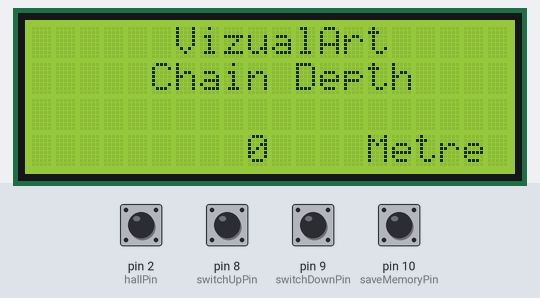
A sketch run on a simulated Arduino Uno, built with avr-gcc and run on an emulated ATmega328P. Parts: 20×4 character LCD. Inputs (shaded band) come from the test bench; at power-on: pin 2 (hallPin), pin 8 (switchUpPin), pin 9 (switchDownPin), pin 10 (saveMemoryPin) HIGH. EEPROM starts erased; what the sketch prints to the serial monitor is not drawn.

Above: at 7.2 s.
7.3 s: pin 8 (switchUpPin) pulled LOW for 0.35 s
9.4 s: pin 9 (switchDownPin) pulled LOW for 0.35 s
11.6 s: pin 2 (hallPin) pulled LOW for 0.35 s
At 12.2 s:
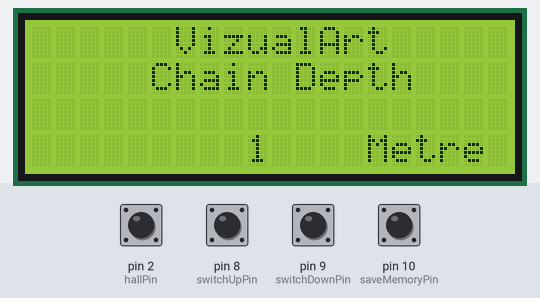
13.4 s: pin 10 (saveMemoryPin) pulled LOW for 0.35 s
15.6 s: pin 2 (hallPin) pulled LOW for 1 s
18.1 s: pin 10 (saveMemoryPin) pulled LOW for 1 s
At 18.6 s:
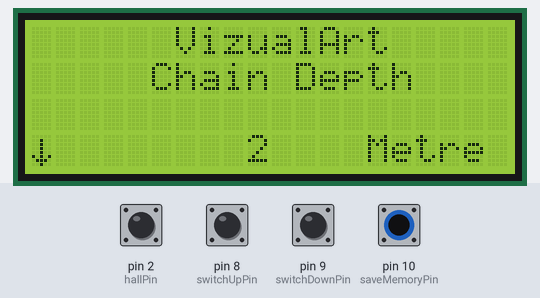
Timing chart, 0 to 21.1 s (numbered marks = the images above; inputs shaded):
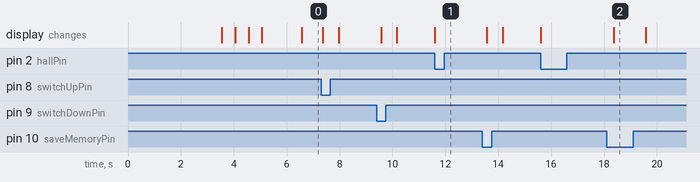

Measured:
- after the input at 11.6 s, the display: changes at once (image 1)
- after the input at 18.1 s, the display: changes after 0.27 s (image 2)

The sketch:

ChainDepthMeter.ino
```cpp
//Arduino Hall Effect Sensor Chain Depth Project
//by Vizualart.

#include <LiquidCrystal.h>
#include <EEPROM.h>
#include "DHT_Async.h"

#define DHT_SENSOR_TYPE DHT_TYPE_22

LiquidCrystal lcd(12,11,7,6,5,4);

const int hallPin = 2;                    // Timing input from Capstan
static const int DHT_SENSOR_PIN = 3;     // Temp/Humidity
const int switchUpPin = 8;
const int switchDownPin = 9;
const int saveMemoryPin = 10;

int eepromAddr = 0;
int metres = 0;                    // TO DO - conversion of revs to chain length

unsigned long timer = 0;
unsigned long interval = 500;

volatile int rev = 0;               //  revolutions of capstan

boolean switchStateDown = 0;        // current state of the down button
boolean lastSwitchStateDown = 0;    // previous state of the down button
boolean switchStateUp = 0;
boolean lastSwitchStateUp = 0;
boolean switchStateSave = 0;
boolean lastswitchStateSave = 0;

DHT_Async dht_sensor(DHT_SENSOR_PIN, DHT_SENSOR_TYPE);

const uint8_t clrArrow[] = {        //  clear Arrow from display
        0b00000,
        0b00000,
        0b00000,
        0b00000,
        0b00000,
        0b00000,
        0b00000,
        0b00000,
    };

const uint8_t upArrow[] = {         //  arrow up
        0b00100,
        0b01110,
        0b10101,
        0b00100,
        0b00100,
        0b00100,
        0b00100,
        0b00000,
    };

const uint8_t downArrow[] = {       //  arrow down
        0b00000,
        0b00100,
        0b00100,
        0b00100,
        0b00100,
        0b10101,
        0b01110,
        0b00100,
    };

void countChainDown() {
  rev++;
  Serial.print(rev);
  Serial.println("detect");
  lcd.setCursor(9,3);
  lcd.print(rev);
  delay(100);
}

void countChainUp() {
  if (rev>0){
    rev--;                          //stop count going below zero on chain up
  }
  Serial.print(rev);
  Serial.println("detect");
  lcd.setCursor(9,3);
  lcd.print(rev);
  delay(100);
}

void clearEeprom(){                                       // Clear EEPROM memory
  for (int i = 0 ; i < EEPROM.length() ; i++) {
    EEPROM.write(i, 0);
  }
}

void setup() {
  clearEeprom();
  rev = EEPROM.read(eepromAddr);

  lcd.createChar(1, downArrow);
  lcd.createChar(2, upArrow);
  lcd.createChar(3, clrArrow);

  lcd.begin(20,4);
  lcd.setCursor(0,0);
  lcd.print("Initialising.");
  delay(500);
  lcd.clear();
  lcd.print("Initialising..");
  delay(500);
  lcd.clear();
  lcd.print("Initialising...");
  delay(500);
  lcd.clear();
  lcd.setCursor(6,0);
  lcd.print("VizualArt");
  lcd.setCursor(0,1);
  lcd.print("     Chain Depth");
  lcd.setCursor(9,3);
  lcd.print(rev);
  lcd.setCursor(14,3);
  lcd.print("Metre");
  delay(1000);

  pinMode(hallPin, INPUT_PULLUP);
  pinMode(switchUpPin, INPUT_PULLUP);
  pinMode(switchDownPin, INPUT_PULLUP);
  pinMode(saveMemoryPin, INPUT_PULLUP);
  Serial.begin(115200);
  timer = millis();
}

void loop() {

    float temperature;
    float humidity;

   if (millis() - timer >= interval){
      timer = millis();

      switchStateDown = digitalRead(switchDownPin);         // read the pushbutton input pin:

      if (switchStateDown != lastSwitchStateDown)           // compare the buttonState to its previous state
      {
         if (switchStateDown == LOW)                        // if the state has changed, increment the counter
         {
            // if the current state is LOW then the button went from off to on:
            lcd.setCursor(0,3);
            lcd.print((char)0x01);
            Serial.println("down on");
            attachInterrupt(digitalPinToInterrupt(hallPin), countChainDown, FALLING);
         }
         else
         {
            // if the current state is HIGH then the button went from on to off:
            lcd.setCursor(0,3);
            lcd.print((char)0x03);
            Serial.println("down off");
         }

          lastSwitchStateDown = switchStateDown;       // save the current state as the last state, for next time through the loop
      }

      delay(200);

      switchStateUp = digitalRead(switchUpPin);

      if (switchStateUp != lastSwitchStateUp)
      {
         if (switchStateUp == LOW)
         {
            lcd.setCursor(0,3);
            lcd.print((char)0x02);
            Serial.println("up on");
            attachInterrupt(digitalPinToInterrupt(hallPin), countChainUp, FALLING);
         }
         else
         {
            lcd.setCursor(0,3);
            lcd.print((char)0x03);
            Serial.println("up off");
         }
          lastSwitchStateUp = switchStateUp;
      }

      delay(200);

      switchStateSave = digitalRead(saveMemoryPin);         // read the pushbutton input pin:

      if (switchStateSave != lastswitchStateSave)           // compare the buttonState to its previous state
      {
         if (switchStateSave == LOW)                        // if the state has changed, increment the counter
         {
            // if the current state is LOW then the button went from off to on:
            lcd.setCursor(0,3);
            lcd.print((char)0x01);
            Serial.println("save on");
            Serial.print("RevSave ");
            Serial.println(rev);
            EEPROM.update(eepromAddr, rev);                          //save counter to eeprom
         }
          else
         {
            // if the current state is HIGH then the button went from on to off:
            lcd.setCursor(0,3);
            lcd.print((char)0x03);
            Serial.println("save off");
         }

          lastswitchStateSave = switchStateSave;       // save the current state as the last state, for next time through the loop
      }

//      if (measure_environment(&temperature, &humidity)) {
//        Serial.print("T = ");
//        Serial.print(temperature, 1);
//        Serial.print(" deg. C, H = ");
//        Serial.print(humidity, 1);
//        Serial.println("%");
//      }

      delay(200);
  }
}
```
